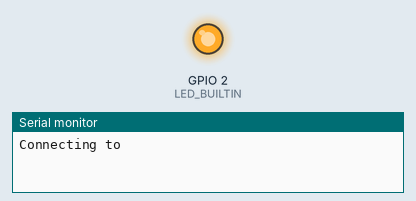
A sketch run on a simulated ESP8266 (NodeMCU). Shown: output pins drawn as LEDs (lit = HIGH, except the on-board LED, lit = LOW), the last lines printed to the serial monitor. WiFi joins after 1.5 s; servers stay silent unless stated; network time is answered at once with the bench clock; the local clock reads 2024-03-15 10:24:30 at power-on unless the sketch sets it; not simulated (calls return 0 or success): WifiConnect.h.

Above: at 0.1 s.
At 2.6 s:
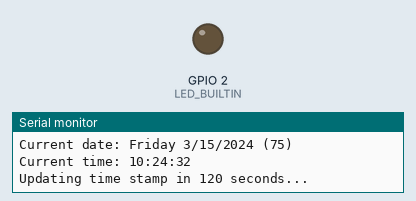
Timing chart, 0 to 125.1 s (numbered marks = the images above):
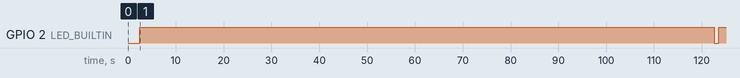

Measured:
- by itself, GPIO 2 (LED_BUILTIN): HIGH → LOW at 123 s, → HIGH 1.0 s later

The sketch:

NTPClient.ino
```cpp
// -----------------------------------------------------------------------------
// ---------------------------------------------------------< NTPClient.ino >---
// -----------------------------------------------------------------------------
//
// PROJECT: Arduino development for the ESP8266 custom temperature sensor board.
//
// PURPOSE: Retrieve the current time using an NTP client package.
//
// AUTHOR:  Scott Vance
//
// NOTES:
//
// HISTORY:
// --------- ----------- - -----------------------------------------------------
// 03Mar2019 Scott Vance - Initial development.
//
// -----------------------------------------------------------------------------


#include <ESP8266WiFi.h>         // Basic wifi connection services.
#include <WiFiUdp.h>             // NTP messages are transmitted over UDP.
#include <NTPClient.h>           // NTP services.
#include <WifiConnect.h>         // Wifi network ID and credentials.


bool        WiFiConnected = false;

const int   NTPOffset = -6 * 60 * 60;            // Offset from UTC time in seconds.
const int   NTPInterval = 2 * 60 * 1000;        // Update interval In miliseconds.
const char* NTPServerName = "time.nist.gov";    // NTP server address.
os_timer_t  NTPUpdateTimer;

WiFiUDP     UDPConnection;
NTPClient   NTPClienth ( UDPConnection, NTPServerName, NTPOffset, NTPInterval );


// -----------------------------------------------------------------------------
// -----------------------------------------------------------------< setup >---
// -----------------------------------------------------------------------------
//
// PURPOSE:     Called only once when the sketch starts, to initialize global
//              variables, pin modes, start using libraries, etc.
//
// PARAMETERS:  None
//
// RETURNS:     void
//
// NOTES:
//
// HISTORY:
// --------- ----------- -------------------------------------------------------
// 03Mar2019 Scott Vance - Initial development.
//
// -----------------------------------------------------------------------------

void setup()
{
   int         Status;
   const char* ssid      = GetWifiSSID();
   const char* password  = GetWifiPW();
   uint16_t    Tries;


      // Configure the onboard LED pin for output.
   pinMode ( LED_BUILTIN, OUTPUT );

   // Initialize serial output and wait for it to complete intialization.
   Serial.begin ( 115200 );
   Tries = 0;
   while ( !Serial && Tries < 25 )
   {
      Tries++;
      delay ( 100 );
   }

   // Connect to the WiFi network
   Serial.println();
   Serial.println ( "Connecting to " + ( String ) ssid );

   WiFi.mode ( WIFI_STA );
   WiFi.begin ( ssid, password );

   WiFiConnected = ( WiFi.status() == WL_CONNECTED ) ? true : false;
   for ( Tries = 0; Tries < 25 && WiFiConnected != true; Tries++ )
   {
      delay ( 500 );
      WiFiConnected = ( WiFi.status() == WL_CONNECTED ) ? true : false;
   }

   if ( WiFiConnected != true )
   {
      Serial.println ( "ERROR: Wifi failed to start" );
   }

   else
   {
      Serial.print   ( "WiFi connected to: " );
      Serial.println ( WiFi.localIP() );
      Serial.print   ( "Netmask: " );
      Serial.println ( WiFi.subnetMask() );
      Serial.print   ( "Gateway: " );
      Serial.println ( WiFi.gatewayIP() );
      Serial.println ();


      Serial.println ( "Starting NTP client" );
      NTPClienth.begin();
      UPdateTimeStamp( NULL );

      os_timer_setfn ( &NTPUpdateTimer, UPdateTimeStamp, NULL );
      os_timer_arm ( &NTPUpdateTimer, NTPInterval, true );
   }
}
// ----------------------------------------------------------------< /setup >---


// -----------------------------------------------------------------------------
// ------------------------------------------------------------------< loop >---
// -----------------------------------------------------------------------------
//
// PURPOSE:     Called repeatedly to respond to inputs, update variables, and
//              generate outputs as desired.
//
// PARAMETERS:  None
//
// RETURNS:     void
//
// NOTES:
//
// HISTORY:
// --------- ----------- -------------------------------------------------------
// 03Mar2019 Scott Vance - Initial development.
//
// -----------------------------------------------------------------------------

void loop()
{
   // Do nothing.  Time stamp update driven by timer.
}

// -----------------------------------------------------------------< /loop >---


static void UPdateTimeStamp( void* )
{
   digitalWrite ( LED_BUILTIN, LOW );
   delay ( 1000 );
   digitalWrite ( LED_BUILTIN, HIGH );

   unsigned long Start = millis();
   Serial.printf ( "Starting UPdateTimeStamp at %lu ... \n", Start );

   if ( WiFiConnected == true )
   {
      // Update the recorded time through the NTP client.
      NTPClienth.update();

      // Epoch: An event or a time marked by an event that begins a new period.
      //
      // The Unix epoch starts at midnight (00:00:00) of Jan 1 1970, and a Unix time
      // stamp is the number of seconds since that epoch.
      //
      // The NTP epoch start at midnight (00:00:00) of Jan 1 1900, and a NTP time
      // stamp is the number of seconds since that epoch.
      //
      // The difference between the NTP and Unix epochs is defined by the Time Protocol
      // in RFC 868 as 2208988800 seconds, so to convert from an NTP time stamp to a
      // Unix time stamp, subtract the difference between the two from the NTP value.

      unsigned long NTPTime = NTPClienth.getEpochTime();

      Serial.printf ( "(UTC)  Seconds since Jan 1 1900 = %lu \n", NTPTime );

      const unsigned long NTP2Unix = 2208988800UL;

      // Subtract seventy years to get Unix time.
      unsigned long UnixTime = NTPTime - NTP2Unix;

      String DayLabel;
      switch ( NTPClienth.getDay() )
      {
         case 0:  DayLabel = "Sunday";    break;
         case 1:  DayLabel = "Monday";    break;
         case 2:  DayLabel = "Tuesday";   break;
         case 3:  DayLabel = "Wednesday"; break;
         case 4:  DayLabel = "Thursday";  break;
         case 5:  DayLabel = "Friday";    break;
         case 6:  DayLabel = "Saturday";  break;
      }

      // Print Unix time
      Serial.printf ( "(Unix) Seconds since Jan 1 1970 = %u \n", UnixTime );

      Serial.printf ( "Time stamp formatted by the NTP client: %s \n", NTPClienth.getFormattedTime().c_str() );
      Serial.printf ( "Day of the week is %s \n", DayLabel.c_str() );
      ShowDate ( NTPTime );
      Serial.printf ( "Updating time stamp in %lu seconds... \n\n", NTPInterval / 1000 );
   }
}


static void ShowDate( unsigned long TimeStamp )
{
   String MonthName[12] =
   {
      "January", "February", "March", "April", "May", "June",
      "July", "August", "September", "October", "November", "December"
   };

   String DayName[7] =
   {
      "Sunday", "Monday", "Tuesday", "Wednesday", "Thursday", "Friday", "Saturday"
   };

   // -------- ---- -----------------------------------
   // Member   Type  Meaning                    Range
   // -------- ---- -----------------------------------
   // tm_sec   int   seconds after the minute   0-61
   // tm_min   int   minutes after the hour     0-59
   // tm_hour  int   hours since midnight       0-23
   // tm_mday  int   day of the month           1-31
   // tm_mon   int   months since January       0-11
   // tm_year  int   years since 1900
   // tm_wday  int   days since Sunday          0-6
   // tm_yday  int   days since January 1       0-365
   // tm_isdst int   Daylight Saving Time flag
   // -------------------------------------------------
   // NOTE: tm_sec value is generally 0-59. The extra
   // range is to accommodate for leap seconds.

   struct tm* TimeNow = gmtime ( (time_t*) &TimeStamp );

   Serial.printf ( "Month day: %d \n", TimeNow->tm_mday );
   Serial.printf ( "Month: %s (%d) \n", MonthName[ TimeNow->tm_mon ].c_str(), TimeNow->tm_mon + 1 );
   Serial.printf ( "Year: %d \n", TimeNow->tm_year + 1900 );
   Serial.printf ( "Current date: %s %d/%d/%d (%d) \n",
                   DayName[ TimeNow->tm_wday ].c_str(),
                   TimeNow->tm_mon + 1,
                   TimeNow->tm_mday,
                   TimeNow->tm_year + 1900,
                   TimeNow->tm_yday + 1
                 );
   Serial.printf ( "Current time: %02d:%02d:%02d \n", TimeNow->tm_hour, TimeNow->tm_min, TimeNow->tm_sec );
}
```
